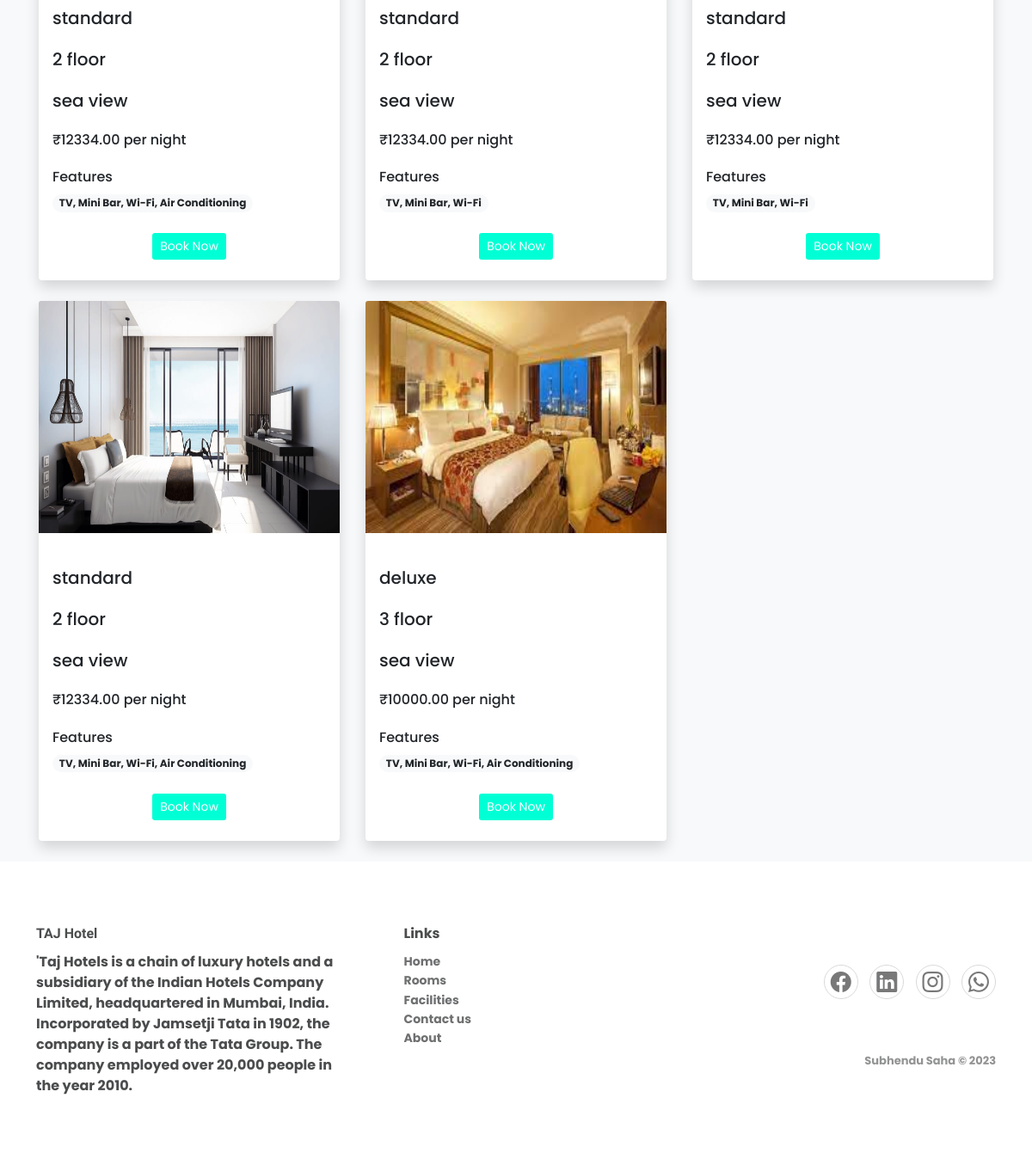
/Mini_Project/room.php (lower part), run on an earlier commit of the app's database.
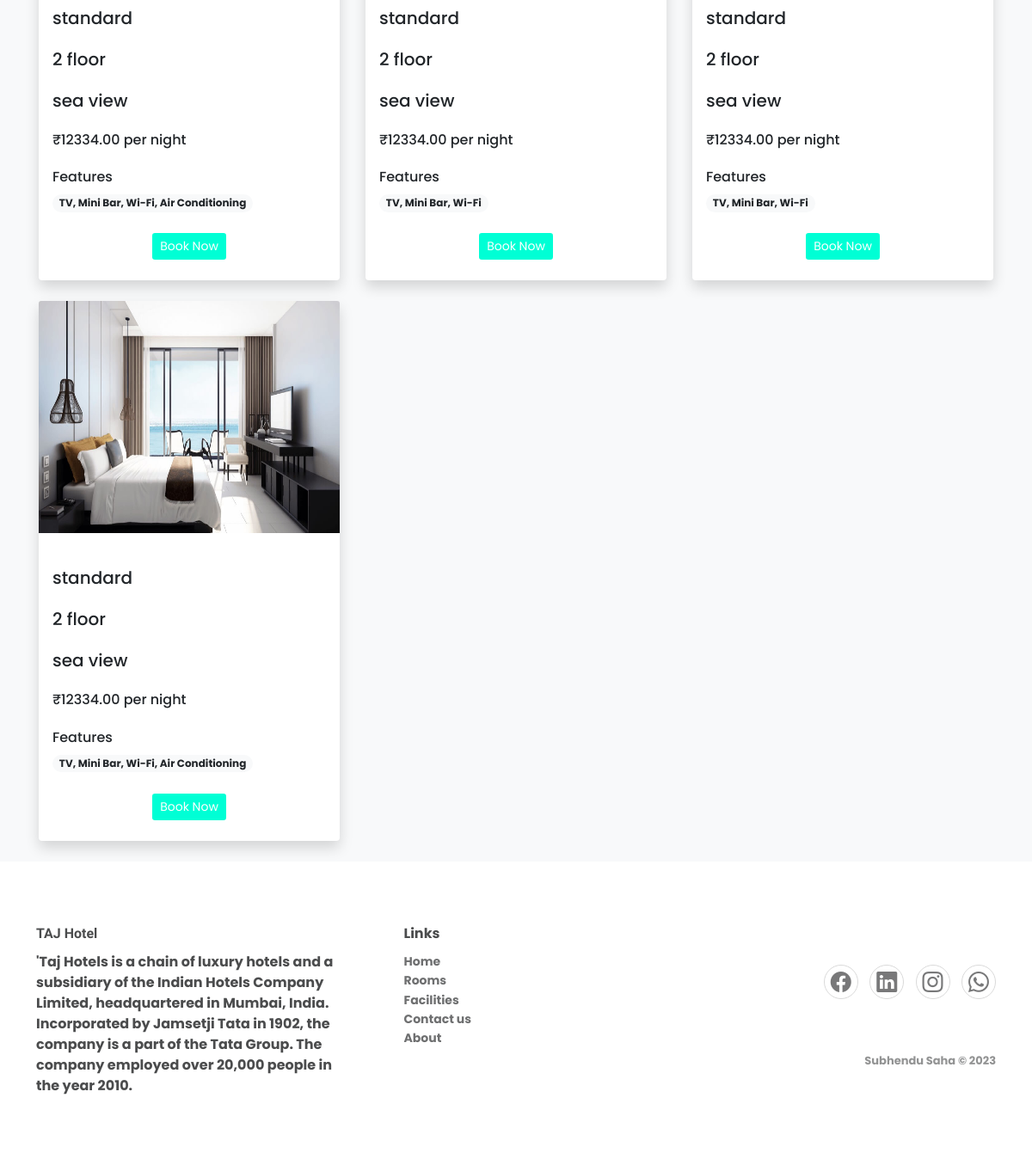
And on a later commit of the database.
### tables this page shows
CREATE TABLE `rooms` (
  `room_number` int(10) NOT NULL,
  `room_type` varchar(50) NOT NULL,
  `occupancy` int(11) NOT NULL,
  `bed_type` varchar(20) NOT NULL,
  `view_type` varchar(50) DEFAULT NULL,
  `price` decimal(10,2) NOT NULL,
  `is_available` tinyint(1) NOT NULL,
  `description` text DEFAULT NULL,
  `floor` int(11) DEFAULT NULL,
  `image_url` varchar(255) DEFAULT NULL,
  `features_ids` varchar(255) DEFAULT NULL
);

### Mini_Project/room.php (the view, shortened to what this page needs)
<!DOCTYPE html>
<html lang="en">
<head>
    <?php   require("inc/links.php");?>
    <link rel="stylesheet" href="index.css?v=<?php echo time(); ?>">
</head>
<body class="bg-light">
    <?php require("inc/navBar.php")?>
        <div class="container">
            <div class="row">
                <?php
                    $query = "SELECT rooms.*, GROUP_CONCAT(features.name SEPARATOR ', ') AS features_list
                            FROM rooms
                            LEFT JOIN features ON FIND_IN_SET(features.id, rooms.features_ids)
                            GROUP BY rooms.room_number";
                    $result = $conn->query($query);
                    while ($row = $result->fetch_assoc()) {
                        echo '<div class="col-lg-4 col-md-6 mb-4">';
                        echo '    <div class="card border-0 shadow" style="max-width: 350px; margin:auto;">';
                        echo '        <img class="card-img-top" src="images/Rooms/'. $row['image_url'] . '" alt="Card image cap" style="width: 350px; height: 270px;">';
                        echo '        <div class="card-body">';
                        echo '            <h5 class="mb-4 mt-4">' . $row['room_type'] . '</h5>';
                        echo '            <h5 class="mb-4 mt-4">' . $row['floor'] . ' floor</h5>';
                        echo '            <h5 class="mb-4 mt-4">' . $row['view_type'] . ' view</h5>';
                        echo '            <h6 class="mb-4 mt-4">₹' . $row['price'] . ' per night</h6>';
                        echo '            <div class="features mb-4">';
                        echo '                <h6>Features</h6>';
                        echo '                <span class="badge rounded-pill bg-light text-dark test-wrap">' . $row['features_list'] . '</span>';
                        echo '            </div>';
                        echo '            <div class="d-flex justify-content-evenly mb-2">';
                        echo '                <a href="Booking/booking.php?room_number=' . $row['room_number'] . '" class="btn btn-submit btn-sm text-white shadow-none">Book Now</a>';
                        echo '            </div>';
                        echo '        </div>';
                        echo '    </div>';
                        echo '</div>';
                    }
                ?>
            </div>
        </div>
    <?php require("inc/footer.php")?>
</body>
</html>

What changed in the data, as far as the page shows it:
removed rooms: image_url (picture), room_type "deluxe", floor "3", view_type "sea", price "10000.00", features_list "TV, Mini Bar, Wi-Fi, Air Conditioning"
